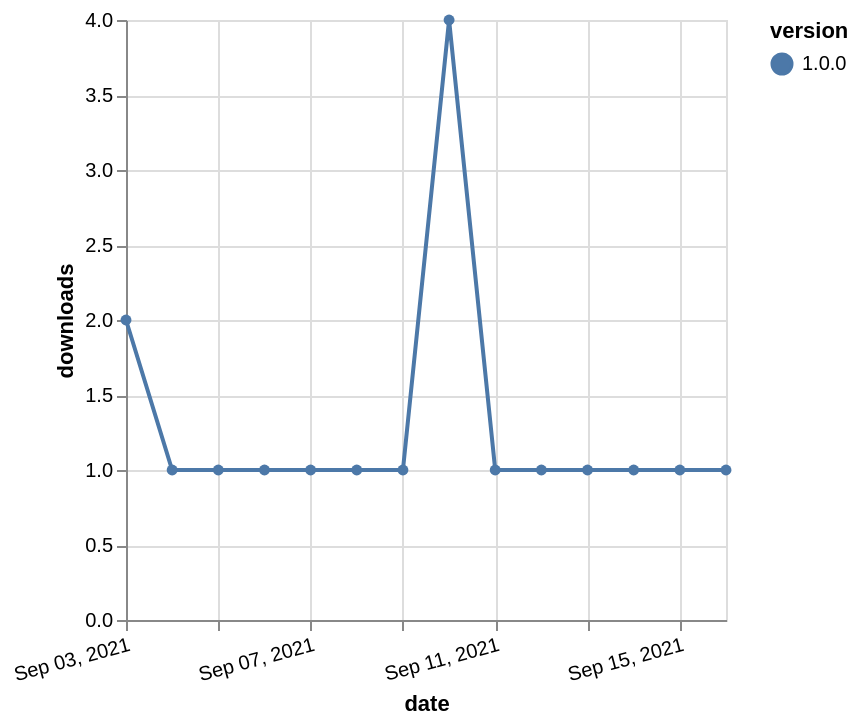

Write a Vega-Lite specification for this figure.
### Vega-Lite specification from a JSON file in a GitHub repository (floating-point values rounded to 4 significant figures)
{"$schema": "https://vega.github.io/schema/vega-lite/v5.json", "description": "A simple bar chart with embedded data.", "data": {"values": [{"date": "2021-09-03", "total": 126, "delta": 2, "version": "1.0.0"}, {"date": "2021-09-04", "total": 127, "delta": 1, "version": "1.0.0"}, {"date": "2021-09-05", "total": 128, "delta": 1, "version": "1.0.0"}, {"date": "2021-09-06", "total": 129, "delta": 1, "version": "1.0.0"}, {"date": "2021-09-07", "total": 130, "delta": 1, "version": "1.0.0"}, {"date": "2021-09-08", "total": 131, "delta": 1, "version": "1.0.0"}, {"date": "2021-09-09", "total": 132, "delta": 1, "version": "1.0.0"}, {"date": "2021-09-10", "total": 136, "delta": 4, "version": "1.0.0"}, {"date": "2021-09-11", "total": 137, "delta": 1, "version": "1.0.0"}, {"date": "2021-09-12", "total": 138, "delta": 1, "version": "1.0.0"}, {"date": "2021-09-13", "total": 139, "delta": 1, "version": "1.0.0"}, {"date": "2021-09-14", "total": 140, "delta": 1, "version": "1.0.0"}, {"date": "2021-09-15", "total": 141, "delta": 1, "version": "1.0.0"}, {"date": "2021-09-16", "total": 142, "delta": 1, "version": "1.0.0"}]}, "width": "container", "mark": {"type": "line", "point": {"filled": true}}, "encoding": {"x": {"field": "date", "type": "temporal", "timeUnit": "yearmonthdate", "title": "date", "axis": {"labelAngle": -15}}, "y": {"field": "delta", "type": "quantitative", "title": "downloads"}, "color": {"field": "version", "type": "nominal"}, "tooltip": {"field": "delta"}}}
